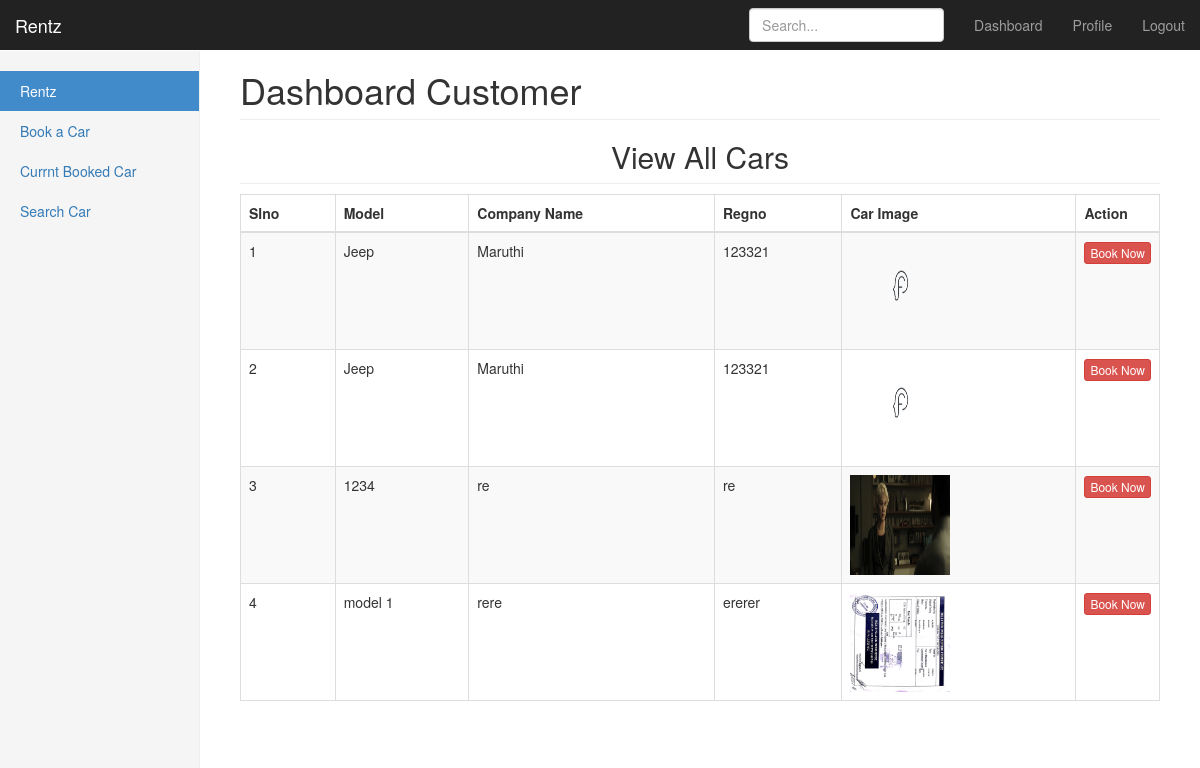
/customer/c.index.php?d=1 (signed in), run on an earlier commit of the app's database.
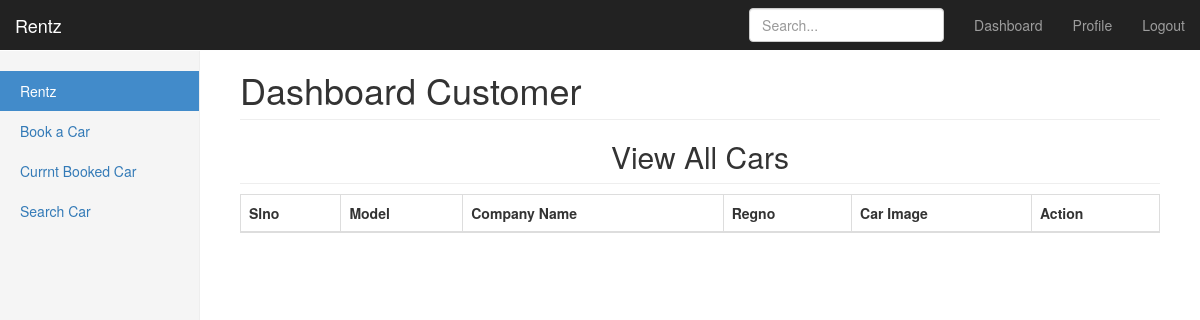
And on a later commit of the database.
### tables this page shows
CREATE TABLE IF NOT EXISTS `tbl_cars` (
  `id` int(11) NOT NULL AUTO_INCREMENT,
  `car_pro_id` varchar(250) NOT NULL,
  `car_company_name` varchar(256) NOT NULL,
  `car_rcbook` varchar(256) NOT NULL,
  `car_model` varchar(256) NOT NULL,
  `car_colour` varchar(100) NOT NULL,
  `car_model_year` varchar(100) NOT NULL,
  `car_seat_capacity` int(11) NOT NULL,
  `car_catagory` varchar(100) NOT NULL,
  `car_policy_expdate` varchar(100) NOT NULL,
  `car_image` varchar(256) NOT NULL,
  `car_ac` tinyint(1) NOT NULL,
  `car_at` tinyint(1) NOT NULL,
  `car_music` tinyint(1) NOT NULL,
  `car_regno` varchar(256) NOT NULL,
  `car_milage` int(11) NOT NULL,
  `car_sts` int(11) NOT NULL,
  `car_charge` int(11) NOT NULL,
  PRIMARY KEY (`id`),
  KEY `car_pro_id` (`car_pro_id`)
);

### customer/ViewAll_carsforBook.php (the view)
<?php
include('../config.php');
$UNM= $_SESSION['username'];
$a=0;
	$typ=array();
	$sql="SELECT * FROM `tbl_cars` WHERE `car_sts`= 0  ORDER BY `id` DESC";
	$result=mysqli_query($connection,$sql);
	while($row=mysqli_fetch_array($result))
	{
		$typ[$a]=array();
		$typ[$a]['id']=$row['id'];
		$typ[$a]['car_ac']=stripslashes($row['car_ac']);
		$typ[$a]['car_at']=stripslashes($row['car_at']);
		$typ[$a]['car_catagory']=stripslashes($row['car_catagory']);
		$typ[$a]['car_charge']=stripslashes($row['car_charge']);
		$typ[$a]['car_colour']=stripslashes($row['car_colour']);
		$typ[$a]['car_company_name']=stripslashes($row['car_company_name']);
		$typ[$a]['car_image']=stripslashes($row['car_image']);
		$typ[$a]['car_milage']=stripslashes($row['car_milage']);
		$typ[$a]['car_model']=stripslashes($row['car_model']);
		$typ[$a]['car_model_year']=stripslashes($row['car_model_year']);
		$typ[$a]['car_music']=stripslashes($row['car_music']);
		$typ[$a]['car_policy_expdate']=stripslashes($row['car_policy_expdate']);
		$typ[$a]['car_pro_id']=stripslashes($row['car_pro_id']);
		$typ[$a]['car_rcbook']=stripslashes($row['car_rcbook']);
		$typ[$a]['car_regno']=stripslashes($row['car_regno']);
		$typ[$a]['car_seat_capacity']=stripslashes($row['car_seat_capacity']);
		$typ[$a]['car_sts']=stripslashes($row['car_sts']);
	$a++;}
$pCnt=count($typ);
$pgs=$typ;
?>
<table id="example1" class="table table-bordered table-striped">
    <thead>
      <tr>
        <th>Slno</th>
        <th>Model</th>
        <th>Company Name</th>
        <th>Regno</th>
        <th>Car Image</th>
        <th>Action</th>
      </tr>
    </thead>
    <tbody>
   <?php  for($a=0;$a<$pCnt;$a++){?>
      <tr>
      	<td class="center"><?php echo $a+1; ?></td>
        <td><?php echo $pgs[$a]['car_model']; ?></td>
        <td><?php echo $pgs[$a]['car_company_name']; ?></td>
         <td><?php echo $pgs[$a]['car_regno']; ?></td>
        <td class="center"> <img src="../<?php echo $pgs[$a]['car_image']; ?>" width="100" height="100" alt="Loading...."></td>
        <td class="center" style="width:80px;">
        <a class="btn btn-danger btn-xs" href="c.index.php?d=4&cid=<?php echo $pgs[$a]['id']; ?>&pid=<?php echo $UNM;?>">Book Now</i></a>
		</td>
      </tr>
      <?php }?>
	</tbody>
</table>

### customer/c.index.php (shortened to what this page needs)
<!DOCTYPE html>
<html lang="en">
  <head>
   <link rel="stylesheet" type="text/css" href="../css/bootstrap.min.css">
   <link rel="stylesheet" type="text/css" href="dashboard.css">
   <link href="https://cdnjs.cloudflare.com/ajax/libs/bootstrap-datepicker/1.3.0/css/datepicker.css" rel="stylesheet" type="text/css" />
  </head>
  <body>
    <nav class="navbar navbar-inverse navbar-fixed-top">
      <div class="container-fluid">
        <div class="navbar-header">
          <a class="navbar-brand" href="#">Rentz </a>
        </div>
        <div id="navbar" class="navbar-collapse collapse">
          <ul class="nav navbar-nav navbar-right">
            <li><a href="#">Dashboard</a></li>
            <li><a href="#">Profile</a></li>
            <li><a href="logout.php">Logout</a></li>
          </ul>
          <form class="navbar-form navbar-right">
            <input type="text" class="form-control" placeholder="Search...">
          </form>
        </div>
      </div>
    </nav>
    <div class="container-fluid">
      <div class="row">
        <div class="col-sm-3 col-md-2 sidebar">
          <ul class="nav nav-sidebar">
            <li class="active"><a href="#">Rentz <span class="sr-only">(current)</span></a></li>
            <li><a href="c.index.php?d=1">Book a Car</a></li>
            <li><a href="c.index.php?d=5">Currnt Booked Car</a></li>
             <li><a href="c.index.php?d=3">Search Car</a></li>
          </ul>
        </div>
        <div class="col-sm-9 col-sm-offset-3 col-md-10 col-md-offset-2 main">
          <h1 class="page-header">Dashboard Customer</h1>
          <?php
		  if(isset($_GET['d']))
		  {
			  $d=$_GET['d'];
			}
			else
			  {
			 $d=0;
			 }
           switch ($d){
			   	case 1:
						   ?>
						   <h2 class="sub-header " align="center">View All Cars</h2>
						   <?php
								 include('viewAll_carsforBook.php');
								 break;
							?>
							<?php
				}?>
        </div>
      </div>
    </div>
  </body>
</html>

What changed in the data, as far as the page shows it:
no longer on this page (row edited): tbl_cars: car_model "Jeep", car_company_name "Maruthi", car_regno "123321", car_image (picture)
no longer on this page (row edited): tbl_cars: car_model "Jeep", car_company_name "Maruthi", car_regno "123321", car_image (picture)
no longer on this page (row edited): tbl_cars: car_model "1234", car_company_name "re", car_regno "re", car_image (picture)
no longer on this page (row edited): tbl_cars: car_model "model 1", car_company_name "rere", car_regno "ererer", car_image (picture)
